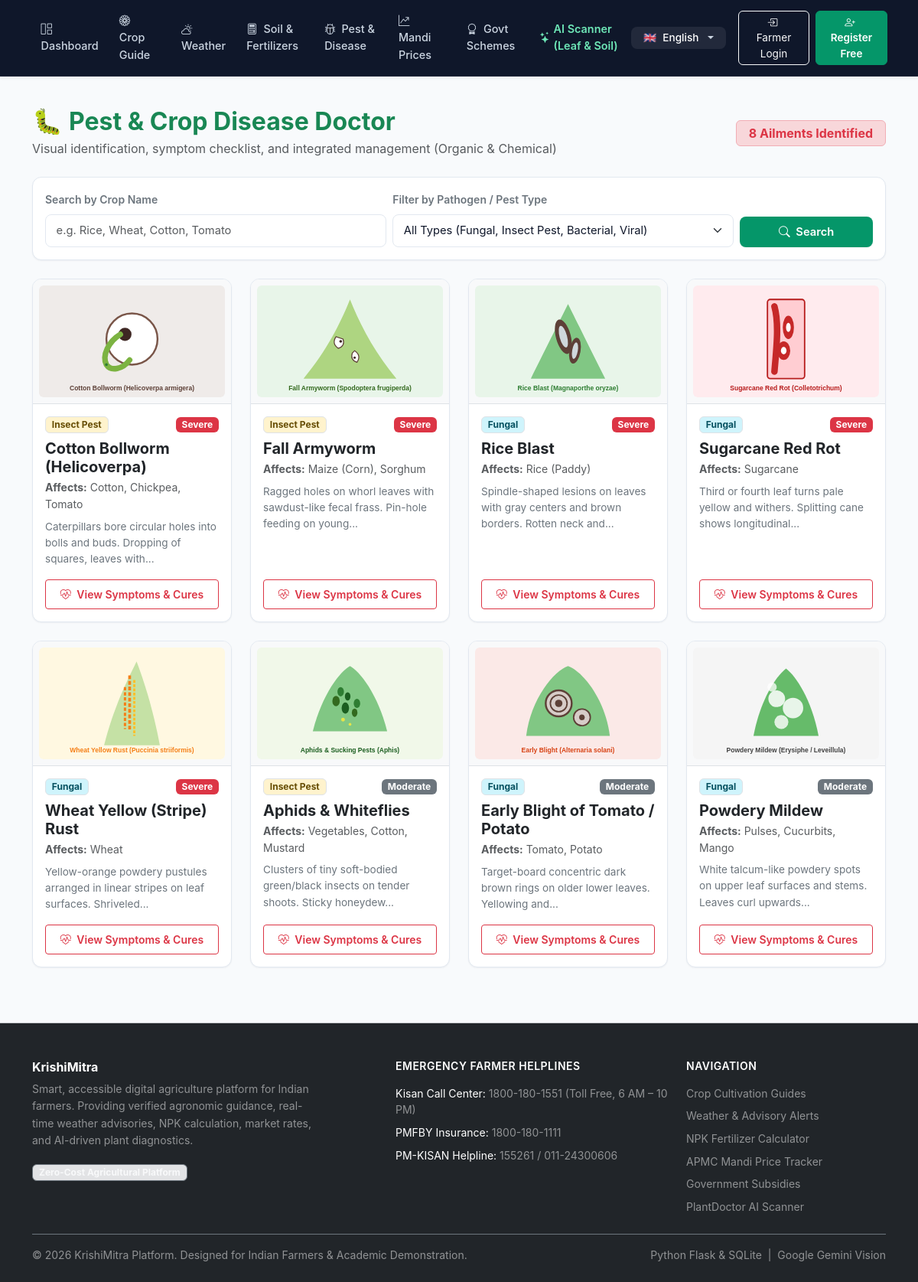
/diseases/, run on the app's committed database.
### tables this page shows
CREATE TABLE diseases_pests (
    id INTEGER PRIMARY KEY AUTOINCREMENT,
    name TEXT NOT NULL,
    type TEXT NOT NULL,            -- Fungal, Bacterial, Viral, Insect Pest
    affected_crops TEXT NOT NULL,
    symptoms TEXT NOT NULL,
    prevention TEXT NOT NULL,
    organic_treatment TEXT NOT NULL,
    chemical_treatment TEXT NOT NULL,
    severity TEXT NOT NULL DEFAULT 'Moderate',
    image_url TEXT
);

### app/routes/diseases.py (the view)
@diseases_bp.route('/')
def index():
    db = get_db()
    crop_filter = request.args.get('crop', '').strip()
    type_filter = request.args.get('type', '').strip()
    query = "SELECT * FROM diseases_pests WHERE 1=1"
    params = []
    if crop_filter:
        query += " AND affected_crops LIKE ?"
        params.append(f"%{crop_filter}%")
    if type_filter:
        query += " AND type = ?"
        params.append(type_filter)
    query += " ORDER BY severity DESC, name ASC"
    items = db.execute(query, params).fetchall()
    return render_template(
        'diseases/index.html',
        items=items,
        selected_crop=crop_filter,
        selected_type=type_filter
    )

### app/database/db.py (called while the page is built, shortened)
def get_db():
    if 'db' not in g:
        db_url = current_app.config.get('DATABASE_URL') or os.environ.get('DATABASE_URL')
        db_path = current_app.config.get('DATABASE', 'krishimitra.db')
        conn = sqlite3.connect(db_path)
        conn.row_factory = sqlite3.Row
        g.db = conn
        g.db_backend = 'sqlite'
    return g.db

### app/translations/languages.py (called while the page is built)
def get_translation(key: str, lang: str = 'en') -> str:
    if not lang or lang not in SUPPORTED_LANGUAGES:
        lang = 'en'
    entry = TRANSLATIONS.get(key)
    if not entry:
        return key
    return entry.get(lang, entry.get('en', key))

### app/templates/diseases/index.html (shortened to what this page needs)
{% extends "base.html" %}
{% block content %}
<div class="container py-4">
  <div class="d-flex flex-column flex-md-row justify-content-between align-items-md-center mb-4 gap-2">
    <div>
      <h2 class="fw-bold text-success mb-1">
        <span class="me-2">🐛</span>Pest & Crop Disease Doctor
      </h2>
      <p class="text-muted mb-0">Visual identification, symptom checklist, and integrated management (Organic & Chemical)</p>
    </div>
    <span class="badge bg-danger-subtle text-danger border border-danger-subtle px-3 py-2 fs-6">
      {{ items|length }} Ailments Identified
    </span>
  </div>
  <div class="farm-card p-3 mb-4">
    <form method="GET" action="{{ url_for('diseases.index') }}" class="row g-2 align-items-end">
      <div class="col-md-5">
        <label for="cropInput" class="form-label fw-semibold small text-secondary">Search by Crop Name</label>
        <input type="text" class="form-control" id="cropInput" name="crop" value="{{ selected_crop }}" placeholder="e.g. Rice, Wheat, Cotton, Tomato">
      </div>
      <div class="col-md-5">
        <label for="typeSelect" class="form-label fw-semibold small text-secondary">Filter by Pathogen / Pest Type</label>
        <select class="form-select" id="typeSelect" name="type">
          <option value="">All Types (Fungal, Insect Pest, Bacterial, Viral)</option>
        </select>
      </div>
      <div class="col-md-2 d-flex gap-2">
        <button type="submit" class="btn btn-agri w-100 py-2">
          <i class="bi bi-search me-1"></i> Search
        </button>
      </div>
    </form>
  </div>
  {% if items %}
    <div class="row g-4">
      {% for item in items %}
      <div class="col-md-6 col-lg-4 col-xl-3">
        <div class="farm-card h-100 d-flex flex-column">
          <div class="p-2 bg-light border-bottom text-center">
            <img src="{{ item['image_url'] }}" alt="{{ item['name'] }}" class="img-fluid rounded" style="max-height: 160px; object-fit: contain;">
          </div>
          <div class="p-3 flex-grow-1 d-flex flex-column justify-content-between">
            <div>
              <div class="d-flex justify-content-between align-items-center mb-2">
                <span class="badge {% if item['type'] == 'Insect Pest' %}bg-warning-subtle text-warning-emphasis{% else %}bg-info-subtle text-info-emphasis{% endif %} border">
                  {{ item['type'] }}
                </span>
                <span class="badge {% if item['severity'] == 'Severe' %}bg-danger text-white{% else %}bg-secondary text-white{% endif %}">
                  {{ item['severity'] }}
                </span>
              </div>
              <h5 class="fw-bold text-dark mb-1">{{ item['name'] }}</h5>
              <p class="small text-muted mb-2">
                <strong>Affects:</strong> {{ item['affected_crops'] }}
              </p>
              <p class="small text-secondary mb-3 leading-relaxed" style="font-size: 0.85rem;">
                {{ item['symptoms']|truncate(90) }}
              </p>
            </div>
            <a href="{{ url_for('diseases.detail', item_id=item['id']) }}" class="btn btn-outline-danger btn-sm w-100 py-2 fw-semibold">
              <i class="bi bi-heart-pulse me-1"></i> View Symptoms & Cures
            </a>
          </div>
        </div>
      </div>
      {% endfor %}
    </div>
  {% endif %}
</div>
{% endblock %}

### app/templates/base.html (shortened to what this page needs)
<!DOCTYPE html>
<html lang="en">
<head>
  <link href="https://cdn.jsdelivr.net/npm/bootstrap@5.3.3/dist/css/bootstrap.min.css" rel="stylesheet">
  <link rel="stylesheet" href="https://cdn.jsdelivr.net/npm/bootstrap-icons@1.11.3/font/bootstrap-icons.min.css">
  <link rel="stylesheet" href="{{ url_for('static', filename='css/style.css') }}">
</head>
<body class="d-flex flex-column min-vh-100">
  <nav class="navbar navbar-expand-lg navbar-dark navbar-krishi sticky-top shadow-sm py-2">
    <div class="container-fluid px-lg-4">
      <div class="collapse navbar-collapse" id="navContent">
        <ul class="navbar-nav me-auto mb-2 mb-lg-0 align-items-lg-center">
          <li class="nav-item">
            <a class="nav-link py-2" href="{{ url_for('main.dashboard') }}">
              <i class="bi bi-grid-1x2 me-1"></i> {{ t('nav_dashboard') }}
            </a>
          </li>
          <li class="nav-item">
            <a class="nav-link py-2" href="{{ url_for('crops.index') }}">
              <i class="bi bi-flower1 me-1"></i> {{ t('nav_crops') }}
            </a>
          </li>
          <li class="nav-item">
            <a class="nav-link py-2" href="{{ url_for('weather.index') }}">
              <i class="bi bi-cloud-sun me-1"></i> {{ t('nav_weather') }}
            </a>
          </li>
          <li class="nav-item">
            <a class="nav-link py-2" href="{{ url_for('soil.index') }}">
              <i class="bi bi-calculator me-1"></i> {{ t('nav_soil') }}
            </a>
          </li>
          <li class="nav-item">
            <a class="nav-link py-2" href="{{ url_for('diseases.index') }}">
              <i class="bi bi-bug me-1"></i> {{ t('nav_diseases') }}
            </a>
          </li>
          <li class="nav-item">
            <a class="nav-link py-2" href="{{ url_for('market.index') }}">
              <i class="bi bi-graph-up-arrow me-1"></i> {{ t('nav_market') }}
            </a>
          </li>
          <li class="nav-item">
            <a class="nav-link py-2" href="{{ url_for('schemes.index') }}">
              <i class="bi bi-award me-1"></i> {{ t('nav_schemes') }}
            </a>
          </li>
          <li class="nav-item">
            <a class="nav-link py-2 d-inline-flex align-items-center" href="{{ url_for('plantdoctor.index') }}" style="color: #6ee7b7 !important; font-weight: 600;">
              <i class="bi bi-stars me-1"></i> {{ t('nav_plantdoctor') }}
            </a>
          </li>
        </ul>
        <ul class="navbar-nav me-lg-3 mb-2 mb-lg-0">
          <li class="nav-item dropdown">
            <a class="nav-link dropdown-toggle btn btn-sm btn-outline-light px-3 py-1 d-flex align-items-center gap-2 border-0 bg-white-10"
               href="#" role="button" data-bs-toggle="dropdown" aria-expanded="false" style="border-radius: 8px; font-size: 0.85rem; background: rgba(255, 255, 255, 0.08);">
              <span>{{ supported_languages[current_lang]['flag'] if current_lang in supported_languages else '🌐' }}</span>
              <span class="fw-medium text-white">{{ supported_languages[current_lang]['native'] if current_lang in supported_languages else 'Language' }}</span>
            </a>
          </li>
        </ul>
        <ul class="navbar-nav ms-auto ms-lg-0 mb-2 mb-lg-0 align-items-lg-center">
          {% if session.get('farmer_id') %}
            <li class="nav-item dropdown">
              <a class="nav-link dropdown-toggle text-white fw-medium d-flex align-items-center gap-2 px-2 py-1" href="#" role="button" data-bs-toggle="dropdown" aria-expanded="false" style="font-size: 0.9rem;">
                <div class="d-flex align-items-center justify-content-center bg-white text-dark rounded-circle fw-bold" style="width: 28px; height: 28px; font-size: 0.8rem;">
                  {{ session.get('farmer_name')[:1] }}
                </div>
                <span>{{ session.get('farmer_name') }}</span>
              </a>
              <ul class="dropdown-menu dropdown-menu-end shadow border-0 py-1" style="border-radius: 10px; min-width: 200px;">
                <li>
                  <div class="px-3 py-2 border-bottom">
                    <small class="text-muted d-block" style="font-size: 0.72rem;">FARM LOCATION</small>
                    <span class="fw-semibold text-dark small"><i class="bi bi-geo-alt text-success me-1"></i>{{ session.get('district') }}, {{ session.get('state') }}</span>
                  </div>
                </li>
                <li><a class="dropdown-item py-2 small" href="{{ url_for('auth.profile') }}"><i class="bi bi-person-gear me-2 text-muted"></i>{{ t('nav_profile') }}</a></li>
                <li><hr class="dropdown-divider my-1"></li>
                <li><a class="dropdown-item text-danger py-2 small" href="{{ url_for('auth.logout') }}"><i class="bi bi-box-arrow-right me-2"></i>{{ t('nav_logout') }}</a></li>
              </ul>
            </li>
          {% else %}
            <li class="nav-item me-2">
              <a class="btn btn-outline-light btn-sm px-3 py-1" href="{{ url_for('auth.login') }}" style="border-radius: 6px; font-size: 0.85rem;">
                <i class="bi bi-box-arrow-in-right me-1"></i> {{ t('nav_login') }}
              </a>
            </li>
            <li class="nav-item mt-2 mt-lg-0">
              <a class="btn btn-success btn-sm px-3 py-1 fw-semibold text-white" href="{{ url_for('auth.register') }}" style="border-radius: 6px; font-size: 0.85rem; background-color: #059669; border-color: #059669;">
                <i class="bi bi-person-plus me-1"></i> {{ t('nav_register') }}
              </a>
            </li>
          {% endif %}
        </ul>
      </div>
    </div>
  </nav>
  <main class="flex-grow-1">
    {% block content %}{% endblock %}
  </main>
  <footer class="bg-dark text-white-50 pt-5 pb-4 mt-5 border-top border-secondary-subtle">
    <div class="container">
      <div class="row g-4 mb-4">
        <div class="col-md-5">
          <h6 class="text-white fw-bold mb-2">KrishiMitra</h6>
          <p class="small text-white-50 mb-3" style="max-width: 380px; line-height: 1.6;">
            Smart, accessible digital agriculture platform for Indian farmers. Providing verified agronomic guidance, real-time weather advisories, NPK calculation, market rates, and AI-driven plant diagnostics.
          </p>
          <span class="badge bg-secondary-subtle text-light border border-secondary px-2 py-1 small">
            Zero-Cost Agricultural Platform
          </span>
        </div>
        <div class="col-md-4">
          <h6 class="text-white fw-semibold mb-3 small text-uppercase" style="letter-spacing: 0.5px;">Emergency Farmer Helplines</h6>
          <ul class="list-unstyled small mb-0 d-flex flex-column gap-2 text-white-50">
            <li><span class="text-white">Kisan Call Center:</span> 1800-180-1551 (Toll Free, 6 AM – 10 PM)</li>
            <li><span class="text-white">PMFBY Insurance:</span> 1800-180-1111</li>
            <li><span class="text-white">PM-KISAN Helpline:</span> 155261 / 011-24300606</li>
          </ul>
        </div>
        <div class="col-md-3">
          <h6 class="text-white fw-semibold mb-3 small text-uppercase" style="letter-spacing: 0.5px;">Navigation</h6>
          <ul class="list-unstyled small mb-0 d-flex flex-column gap-2">
            <li><a href="{{ url_for('crops.index') }}" class="text-white-50 text-decoration-none hover-white">Crop Cultivation Guides</a></li>
            <li><a href="{{ url_for('weather.index') }}" class="text-white-50 text-decoration-none hover-white">Weather & Advisory Alerts</a></li>
            <li><a href="{{ url_for('soil.index') }}" class="text-white-50 text-decoration-none hover-white">NPK Fertilizer Calculator</a></li>
            <li><a href="{{ url_for('market.index') }}" class="text-white-50 text-decoration-none hover-white">APMC Mandi Price Tracker</a></li>
            <li><a href="{{ url_for('schemes.index') }}" class="text-white-50 text-decoration-none hover-white">Government Subsidies</a></li>
            <li><a href="{{ url_for('plantdoctor.index') }}" class="text-white-50 text-decoration-none hover-white">PlantDoctor AI Scanner</a></li>
          </ul>
        </div>
      </div>
      <div class="pt-3 border-top border-secondary d-flex flex-column flex-md-row justify-content-between align-items-center small text-white-50">
        <div>&copy; 2026 KrishiMitra Platform. Designed for Indian Farmers & Academic Demonstration.</div>
        <div class="mt-2 mt-md-0">
          <span>Python Flask & SQLite &nbsp;|&nbsp; Google Gemini Vision</span>
        </div>
      </div>
    </div>
  </footer>
</body>
</html>

### app/static/css/style.css (style rules this page uses)
body { top: 0px !important; }
:root { --primary-green: #059669; --primary-dark: #047857; --primary-light: #10b981; --primary-subtle: #ecfdf5; --primary-border: #a7f3d0; --bg-app: #f8fafc; --surface-card: #ffffff; --surface-muted: #f1f5f9; --text-main: #0f172a; --text-secondary: #475569; --text-muted: #94a3b8; --border-light: #e2e8f0; --border-focus: #059669; --accent-amber: #d97706; --accent-amber-subtle: #fffbeb; --accent-red: #dc2626; --accent-blue: #2563eb; --shadow-sm: 0 1px 2px 0 rgb(15 23 42 / 0.05); --shadow-md: 0 4px 6px -1px rgb(15 23 42 / 0.07), 0 2px 4px -2px rgb(15 23 42 / 0.05); --shadow-lg: 0 10px 15px -3px rgb(15 23 42 / 0.08), 0 4px 6px -4px rgb(15 23 42 / 0.04); }
body { font-family: -apple-system, BlinkMacSystemFont, "Plus Jakarta Sans", "Inter", "Segoe UI", Roboto, sans-serif; background-color: var(--bg-app); color: var(--text-main); min-height: 100vh; display: flex; flex-direction: column; line-height: 1.55; -webkit-font-smoothing: antialiased; }
.navbar-krishi { background-color: #0f172a; border-bottom: 1px solid rgba(255, 255, 255, 0.08); padding: 0.65rem 1rem; }
.navbar-dark .navbar-nav .nav-link { color: #cbd5e1; font-weight: 500; font-size: 0.9rem; padding: 0.5rem 0.85rem; border-radius: 6px; transition: all 0.15s ease-in-out; }
.farm-card { background: var(--surface-card); border: 1px solid var(--border-light); border-radius: 12px; box-shadow: var(--shadow-sm); transition: border-color 0.2s ease, box-shadow 0.2s ease; overflow: hidden; }
.btn-agri { background-color: var(--primary-green); color: #ffffff; font-weight: 600; font-size: 0.92rem; border: 1px solid transparent; border-radius: 8px; padding: 0.55rem 1.25rem; transition: all 0.15s ease-in-out; box-shadow: var(--shadow-sm); }
.form-control, .form-select { border: 1px solid var(--border-light); border-radius: 8px; padding: 0.6rem 0.85rem; font-size: 0.92rem; color: var(--text-main); background-color: #ffffff; transition: border-color 0.15s ease, box-shadow 0.15s ease; }
footer { margin-top: auto; background-color: #ffffff; color: var(--text-secondary); padding: 2.5rem 0 1.5rem; border-top: 1px solid var(--border-light); }
footer a { color: var(--text-secondary); text-decoration: none; transition: color 0.15s; }

### data on the page
diseases_pests: image_url (picture), type "Insect Pest", severity "Severe", name "Cotton Bollworm (Helicoverpa)", affected_crops "Cotton, Chickpea, Tomato", symptoms "Caterpillars bore circular holes into bolls and buds. Dropping of squares, leaves with..."
diseases_pests: image_url (picture), type "Insect Pest", severity "Severe", name "Fall Armyworm", affected_crops "Maize (Corn), Sorghum", symptoms "Ragged holes on whorl leaves with sawdust-like fecal frass. Pin-hole feeding on young..."
diseases_pests: image_url (picture), type "Fungal", severity "Severe", name "Rice Blast", affected_crops "Rice (Paddy)", symptoms "Spindle-shaped lesions on leaves with gray centers and brown borders. Rotten neck and..."
diseases_pests: image_url (picture), type "Fungal", severity "Severe", name "Sugarcane Red Rot", affected_crops "Sugarcane", symptoms "Third or fourth leaf turns pale yellow and withers. Splitting cane shows longitudinal..."
diseases_pests: image_url (picture), type "Fungal", severity "Severe", name "Wheat Yellow (Stripe) Rust", affected_crops "Wheat", symptoms "Yellow-orange powdery pustules arranged in linear stripes on leaf surfaces. Shriveled..."
diseases_pests: image_url (picture), type "Insect Pest", severity "Moderate", name "Aphids & Whiteflies", affected_crops "Vegetables, Cotton, Mustard", symptoms "Clusters of tiny soft-bodied green/black insects on tender shoots. Sticky honeydew..."
diseases_pests: image_url (picture), type "Fungal", severity "Moderate", name "Early Blight of Tomato / Potato", affected_crops "Tomato, Potato", symptoms "Target-board concentric dark brown rings on older lower leaves. Yellowing and..."
diseases_pests: image_url (picture), type "Fungal", severity "Moderate", name "Powdery Mildew", affected_crops "Pulses, Cucurbits, Mango", symptoms "White talcum-like powdery spots on upper leaf surfaces and stems. Leaves curl upwards..."

### other printed values
{{ t('nav_dashboard') }} "Dashboard"
{{ t('nav_crops') }} "Crop Guide"
{{ t('nav_weather') }} "Weather"
{{ t('nav_soil') }} "Soil & Fertilizers"
{{ t('nav_diseases') }} "Pest & Disease"
{{ t('nav_market') }} "Mandi Prices"
{{ t('nav_schemes') }} "Govt Schemes"
{{ t('nav_plantdoctor') }} "AI Scanner (Leaf & Soil)"
{{ t('nav_login') }} "Farmer Login"
{{ t('nav_register') }} "Register Free"
{{ items|length }} "8"
